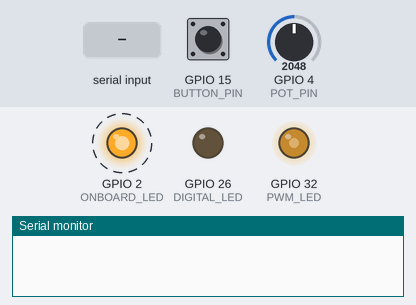
The sketch below on a simulated ESP32. Parts: output pins drawn as LEDs (lit = HIGH), the last lines printed to the serial monitor. Dashed ring = blinking. The test bench sets the inputs (shaded band); at power-on: GPIO 4 (POT_PIN) = 2048, GPIO 15 (BUTTON_PIN) HIGH.

Above: at 1.2 s.
1.3 s: GPIO 4 (POT_PIN) set to 2866
At 3.8 s:
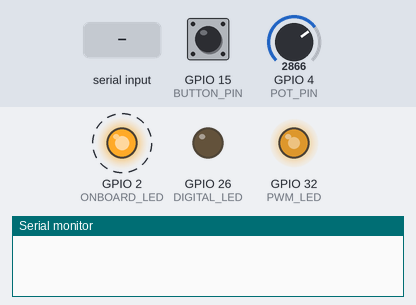
4.3 s: GPIO 15 (BUTTON_PIN) pulled LOW for 0.15 s
At 5.5 s:
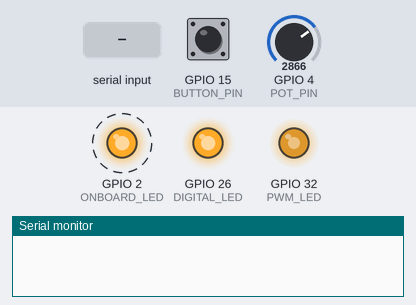
7.4 s: GPIO 4 (POT_PIN) set to 3603
At 7.9 s:
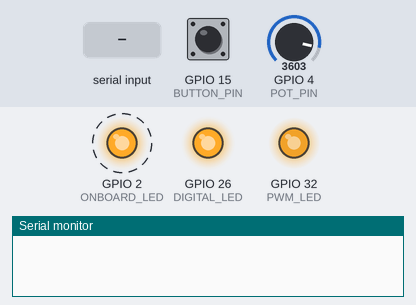
10.4 s: GPIO 15 (BUTTON_PIN) pulled LOW for 1 s
At 11.4 s:
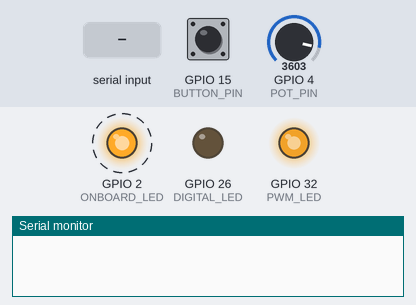
13.4 s: "MENU\n" received over Serial
At 14.0 s:
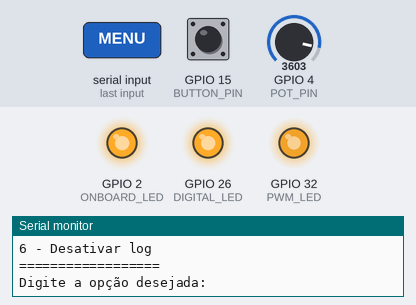
14.9 s: "1\n" received over Serial
At 16.8 s:
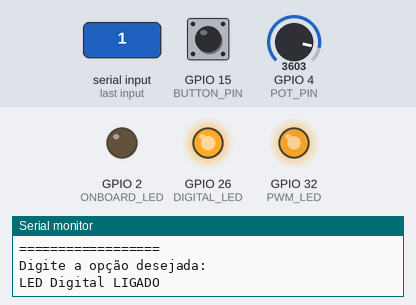
Timing chart, 0 to 18.9 s (numbered marks = the images above; inputs shaded):
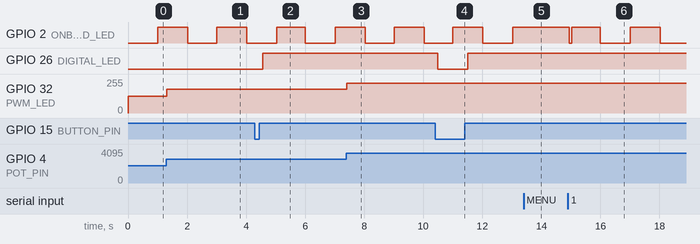

Measured:
- after the input at 1.3 s, GPIO 32 (PWM_LED): 127/255 → 178/255 at once
- after the input at 4.3 s, GPIO 26 (DIGITAL_LED): LOW → HIGH after 0.27 s
- after the input at 7.4 s, GPIO 32 (PWM_LED): 178/255 → 224/255 at once
- after the input at 10.4 s, GPIO 26 (DIGITAL_LED): HIGH → LOW after 0.10 s, → HIGH 1.0 s later
- after the input at 13.4 s, GPIO 2 (ONBOARD_LED): stays HIGH (without the input it goes to LOW after 0.61 s)
- after the input at 14.9 s, GPIO 2 (ONBOARD_LED): goes LOW 0.08 s, HIGH 0.97 s, LOW 1.0 s, HIGH 1.0 s, then LOW, starting at once

The sketch:

S4.ino
```cpp
//------------------------
// Definição de pinos
#define POT_PIN 4       // Entrada analógica
#define PWM_LED 32      // LED com PWM
#define BUTTON_PIN 15   // Botão com pull-up interno
#define DIGITAL_LED 26  // LED digital
#define ONBOARD_LED 2   // LED da placa

//------------------------
// Variáveis debounce
bool estadoBotaoAnterior = HIGH;
bool estadoBotaoEstavel = HIGH;
unsigned long tempoUltimaMudanca = 0;
const unsigned long debounceDelay = 50;

//------------------------
// Variáveis para função carga
static int contadorCarga = 0;
static bool cargaAtiva = false;
static unsigned long ultimoTempoCarga = 0;
int quantidade = 0;

//------------------------
// Variávei PWM
int brilhoPWM = 0;

// Variávei LOG
bool statusLog = false;

//------------------------
// Funções
void brilhoLedPot();
void ledBotao();
void blink();
void carga(int qtn);
void processarEntradaSerial();
void menu();
void log(String msg);

//------------------------

void setup() {
  Serial.begin(115200);
  while (!Serial) { ; }

  pinMode(PWM_LED, OUTPUT);
  pinMode(DIGITAL_LED, OUTPUT);
  pinMode(BUTTON_PIN, INPUT_PULLUP);
  pinMode(ONBOARD_LED, OUTPUT);
}

//------------------------

void loop() {
  brilhoLedPot();
  ledBotao();
  blink();
  carga(quantidade);
  processarEntradaSerial();

  delay(42);
}

//------------------------
// Função: Pisca o LED onboard sem bloquear
void blink() {
  digitalWrite(ONBOARD_LED, (millis() / 1000) % 2);
}

//------------------------
// Função: Debounce e controle LED
void ledBotao() {
  bool leituraAtual = digitalRead(BUTTON_PIN);

  if (leituraAtual != estadoBotaoAnterior) {
    tempoUltimaMudanca = millis();
  }

  if ((millis() - tempoUltimaMudanca) > debounceDelay) {
    if (leituraAtual != estadoBotaoEstavel) {
      estadoBotaoEstavel = leituraAtual;
      digitalWrite(DIGITAL_LED, estadoBotaoEstavel);

      log(estadoBotaoEstavel ? "Botão solto - LED desligado" : "Botão pressionado - LED ligado");
    }
  }

  estadoBotaoAnterior = leituraAtual;
}

//------------------------
// Função: Leitura analógica e controle PWM
void brilhoLedPot() {
  static int ultimoValor = 0;
  int valorPOT = analogRead(POT_PIN);

  if (abs(valorPOT - ultimoValor) > 10) {
    brilhoPWM = map(valorPOT, 0, 4095, 0, 255);
    analogWrite(PWM_LED, brilhoPWM);

    log("Potenciômetro: " + String(valorPOT) + " | PWM: " + String(brilhoPWM));
    ultimoValor = valorPOT;
  }
}

//------------------------
// Função: Processa a chamada do menu  via Serial
void processarEntradaSerial() {
  if (!Serial.available()) return;

  String entrada = Serial.readStringUntil('\n');
  entrada.trim();

  if (entrada.equalsIgnoreCase("MENU")) {
    menu();
  }
}

//------------------------
// Função: carga
void carga(int qtn) {
  if (qtn <= 0) return;

  if (!cargaAtiva) {
    cargaAtiva = true;
    contadorCarga = 0;
    ultimoTempoCarga = millis();
  }

  if (cargaAtiva && millis() - ultimoTempoCarga >= 10) {
    log("CARGA");
    contadorCarga++;
    ultimoTempoCarga = millis();

    if (contadorCarga >= qtn) {
      cargaAtiva = false;
      quantidade = 0;
    }
  }
}

//------------------------
// Função: Menu interativo
void menu() {
  Serial.println("====== MENU ======");
  Serial.println("1 - Ligar LED Digital");
  Serial.println("2 - Desligar LED Digital");
  Serial.println("3 - Ajustar brilho PWM (0-255)");
  Serial.println("4 - Ajustar quantidade da função carga");
  Serial.println("5 - Ativar log");
  Serial.println("6 - Desativar log");
  Serial.println("==================");
  Serial.println("Digite a opção desejada: ");

  while (!Serial.available()) {
    // Aguarda entrada do usuário
  }

  String opcao = Serial.readStringUntil('\n');
  opcao.trim();

  if (opcao == "1") {
    digitalWrite(DIGITAL_LED, HIGH);
    Serial.println("LED Digital LIGADO");

  } else if (opcao == "2") {
    digitalWrite(DIGITAL_LED, LOW);
    Serial.println("LED Digital DESLIGADO");

  } else if (opcao == "3") {
    Serial.println("Digite o valor do brilho (0-255): ");
    while (!Serial.available()) {
      // Aguarda entrada
    }
    String valor = Serial.readStringUntil('\n');
    valor.trim();
    int brilho = constrain(valor.toInt(), 0, 255);
    brilhoPWM = brilho;
    analogWrite(PWM_LED, brilhoPWM);
    Serial.print("Brilho PWM ajustado para: ");
    Serial.println(brilhoPWM);

  } else if (opcao == "4") {
    Serial.println("Digite a quantidade para a função carga: ");
    while (!Serial.available()) {
      // Aguarda entrada
    }
    String valor = Serial.readStringUntil('\n');
    valor.trim();
    if (valor.toInt() > 0) {
      quantidade = valor.toInt();
    }

    Serial.print("Quantidade da função carga ajustada para: ");
    Serial.println(quantidade);

  } else if (opcao == "5") {
    statusLog = true;
    Serial.println("Log ATIVADO");

  } else if (opcao == "6") {
    statusLog = false;
    Serial.println("Log DESATIVADO");

  } else {
    Serial.println("Opção inválida. Tente novamente.");
  }
}

//------------------------
// Função: Log condicional
void log(String msg) {
  if (!statusLog) return;
  Serial.println(msg);
}
```
